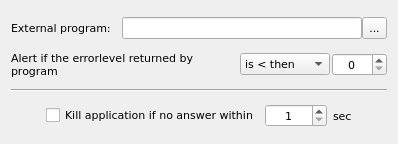
<?xml version="1.0" encoding="UTF-8"?>
<ui version="4.0">
 <class>ExternalPrgWidget</class>
 <widget class="QWidget" name="ExternalPrgWidget">
  <property name="geometry">
   <rect>
    <x>0</x>
    <y>0</y>
    <width>394</width>
    <height>144</height>
   </rect>
  </property>
  <property name="font">
   <font>
    <family>DejaVu Sans</family>
    <pointsize>8</pointsize>
   </font>
  </property>
  <property name="windowTitle">
   <string>External Program</string>
  </property>
  <property name="toolTip">
   <string>External Program</string>
  </property>
  <property name="statusTip">
   <string>External Program</string>
  </property>
  <property name="locale">
   <locale language="English" country="UnitedStates"/>
  </property>
  <layout class="QVBoxLayout" name="verticalLayout">
   <item>
    <spacer name="verticalSpacer_2">
     <property name="orientation">
      <enum>Qt::Vertical</enum>
     </property>
     <property name="sizeHint" stdset="0">
      <size>
       <width>20</width>
       <height>0</height>
      </size>
     </property>
    </spacer>
   </item>
   <item>
    <layout class="QHBoxLayout" name="loExternalPrg">
     <property name="spacing">
      <number>0</number>
     </property>
     <item>
      <widget class="QLabel" name="lblExternalPrg">
       <property name="text">
        <string>External program:   </string>
       </property>
       <property name="buddy">
        <cstring>editExternalPrg</cstring>
       </property>
      </widget>
     </item>
     <item>
      <widget class="QLineEdit" name="editExternalPrg"/>
     </item>
     <item>
      <widget class="QToolButton" name="btnExternalPrg">
       <property name="maximumSize">
        <size>
         <width>26</width>
         <height>26</height>
        </size>
       </property>
       <property name="text">
        <string>...</string>
       </property>
       <property name="icon">
        <iconset resource="../../qHostMonitor.qrc">
         <normaloff>:/img/open.png</normaloff>:/img/open.png</iconset>
       </property>
      </widget>
     </item>
    </layout>
   </item>
   <item>
    <spacer name="verticalSpacer">
     <property name="orientation">
      <enum>Qt::Vertical</enum>
     </property>
     <property name="sizeHint" stdset="0">
      <size>
       <width>20</width>
       <height>0</height>
      </size>
     </property>
    </spacer>
   </item>
   <item>
    <layout class="QHBoxLayout" name="loAlert">
     <property name="spacing">
      <number>2</number>
     </property>
     <item>
      <widget class="QLabel" name="lblAlert">
       <property name="sizePolicy">
        <sizepolicy hsizetype="Expanding" vsizetype="Preferred">
         <horstretch>0</horstretch>
         <verstretch>0</verstretch>
        </sizepolicy>
       </property>
       <property name="text">
        <string>Alert if the errorlevel returned by program</string>
       </property>
       <property name="textFormat">
        <enum>Qt::RichText</enum>
       </property>
       <property name="scaledContents">
        <bool>true</bool>
       </property>
       <property name="wordWrap">
        <bool>true</bool>
       </property>
       <property name="buddy">
        <cstring>cmbAlertCondition</cstring>
       </property>
      </widget>
     </item>
     <item>
      <widget class="QComboBox" name="cmbAlertCondition">
       <item>
        <property name="text">
         <string>is &lt; then</string>
        </property>
       </item>
       <item>
        <property name="text">
         <string>is &gt; then</string>
        </property>
       </item>
       <item>
        <property name="text">
         <string>is = to</string>
        </property>
       </item>
       <item>
        <property name="text">
         <string>is &lt;&gt; from</string>
        </property>
       </item>
      </widget>
     </item>
     <item>
      <widget class="QSpinBox" name="spinAlertValue">
       <property name="alignment">
        <set>Qt::AlignCenter</set>
       </property>
       <property name="maximum">
        <number>9999</number>
       </property>
      </widget>
     </item>
    </layout>
   </item>
   <item>
    <spacer name="verticalSpacer_3">
     <property name="orientation">
      <enum>Qt::Vertical</enum>
     </property>
     <property name="sizeHint" stdset="0">
      <size>
       <width>18</width>
       <height>0</height>
      </size>
     </property>
    </spacer>
   </item>
   <item>
    <widget class="Line" name="lineExternalPrg">
     <property name="orientation">
      <enum>Qt::Horizontal</enum>
     </property>
    </widget>
   </item>
   <item>
    <spacer name="verticalSpacer_4">
     <property name="orientation">
      <enum>Qt::Vertical</enum>
     </property>
     <property name="sizeHint" stdset="0">
      <size>
       <width>20</width>
       <height>1</height>
      </size>
     </property>
    </spacer>
   </item>
   <item>
    <layout class="QHBoxLayout" name="loTimeout">
     <property name="leftMargin">
      <number>35</number>
     </property>
     <property name="rightMargin">
      <number>35</number>
     </property>
     <item>
      <widget class="QCheckBox" name="chkKillApp">
       <property name="text">
        <string>Kill application if no answer within</string>
       </property>
      </widget>
     </item>
     <item>
      <widget class="QSpinBox" name="spinWaitTimeout">
       <property name="alignment">
        <set>Qt::AlignCenter</set>
       </property>
       <property name="minimum">
        <number>1</number>
       </property>
       <property name="maximum">
        <number>99999</number>
       </property>
      </widget>
     </item>
     <item>
      <widget class="QLabel" name="lblSec">
       <property name="text">
        <string>sec</string>
       </property>
      </widget>
     </item>
    </layout>
   </item>
   <item>
    <spacer name="verticalSpacer_5">
     <property name="orientation">
      <enum>Qt::Vertical</enum>
     </property>
     <property name="sizeHint" stdset="0">
      <size>
       <width>20</width>
       <height>1</height>
      </size>
     </property>
    </spacer>
   </item>
  </layout>
 </widget>
 <resources>
  <include location="../../qHostMonitor.qrc"/>
 </resources>
 <connections/>
</ui>
